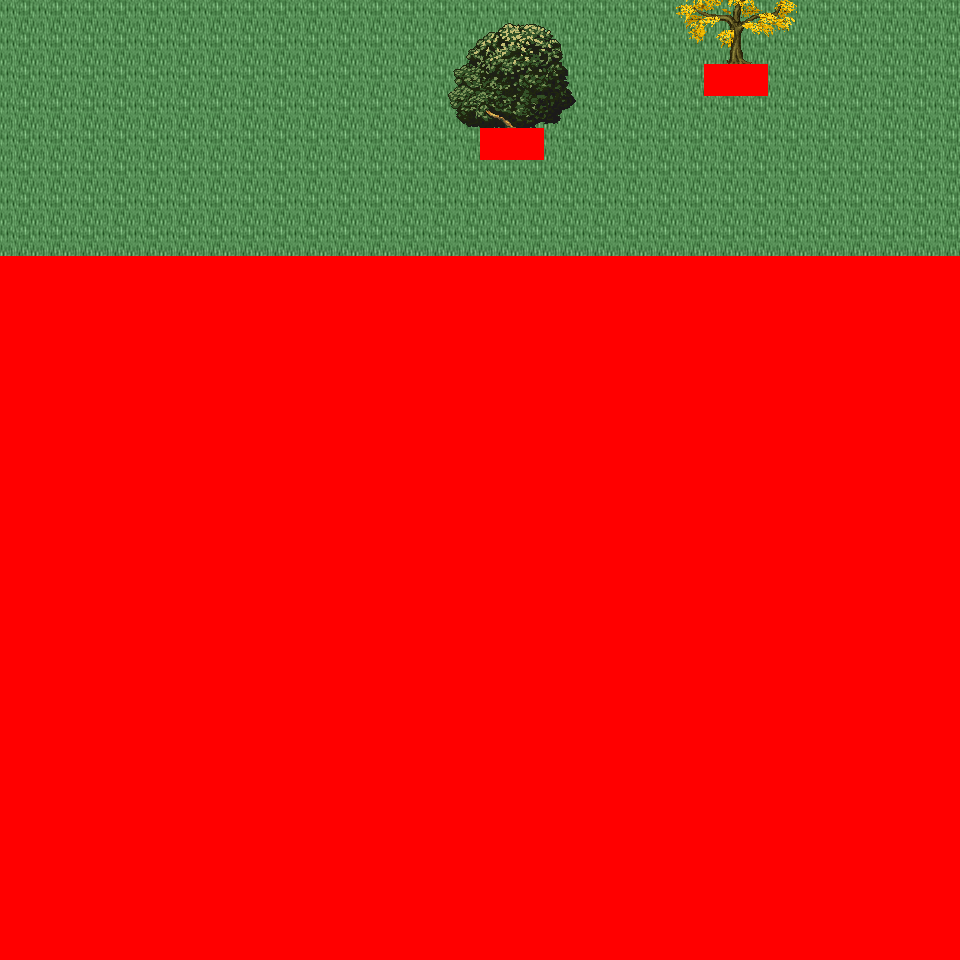

This game map was drawn from its Tiled (.tmx) file and the tilesets committed beside it. A one-line description and the trimmed map source follow:
An orthogonal 30x30 tile map with 32x32 px tiles, 6 tile layers (Ground, Object, Object2, Above, ...), 43 tilesets and 2 objects (2x mapchange).

<map version="1.0" orientation="orthogonal" renderorder="right-down" width="30" height="30" tilewidth="32" tileheight="32" nextobjectid="3">
  <tileset firstgid="1" name="tileset_logic_collision" tilewidth="32" tileheight="32" tilecount="1" columns="1">
    <image source="../drawable/tileset_logic_collision.png" width="32" height="32" />
  </tileset>
  <tileset firstgid="2" name="tileset_ground_ground" tilewidth="32" tileheight="32" tilecount="33" columns="3">
    <image source="../drawable/tileset_ground_ground.png" width="96" height="352" />
  </tileset>
  <tileset firstgid="35" name="tileset_building_castle" tilewidth="32" tileheight="32" tilecount="320" columns="20">
    <image source="../drawable/tileset_building_castle.png" width="640" height="512" />
  </tileset>
  <tileset firstgid="355" name="tileset_item_weapon_cannon" tilewidth="32" tileheight="32" tilecount="12" columns="3">
    <image source="../drawable/tileset_item_weapon_cannon.png" width="96" height="128" />
  </tileset>
  <tileset firstgid="367" name="tileset_item_pot_barrels_1" tilewidth="32" tileheight="32" tilecount="8" columns="4">
    <image source="../drawable/tileset_item_pot_barrels_1.png" width="128" height="64" />
  </tileset>
  <tileset firstgid="375" name="tileset_building_door_door" tilewidth="32" tileheight="32" tilecount="6" columns="3">
    <image source="../drawable/tileset_building_door_door.png" width="96" height="64" />
  </tileset>
  <tileset firstgid="381" name="tileset_building_door_closed" tilewidth="32" tileheight="32" tilecount="1" columns="1">
    <image source="../drawable/tileset_building_door_closed.png" width="32" height="32" />
  </tileset>
  <tileset firstgid="382" name="tileset_building_window_window_centered" tilewidth="32" tileheight="32" tilecount="1" columns="1">
    <image source="../drawable/tileset_building_window_window_centered.png" width="32" height="32" />
  </tileset>
  <tileset firstgid="383" name="tileset_building_decoration_chimney_big" tilewidth="32" tileheight="32" tilecount="2" columns="1">
    <image source="../drawable/tileset_building_decoration_chimney_big.png" width="32" height="64" />
  </tileset>
  <tileset firstgid="385" name="tileset_ground_grass_corners" tilewidth="32" tileheight="32" tilecount="24" columns="6">
    <image source="../drawable/tileset_ground_grass_corners.png" width="192" height="128" />
  </tileset>
  <tileset firstgid="409" name="tileset_ground_grass_edges" tilewidth="32" tileheight="32" tilecount="36" columns="12">
    <image source="../drawable/tileset_ground_grass_edges.png" width="384" height="96" />
  </tileset>
  <tileset firstgid="445" name="tileset_item_statue_lion_statues" tilewidth="32" tileheight="32" tilecount="8" columns="2">
    <image source="../drawable/tileset_item_statue_lion_statues.png" width="64" height="128" />
  </tileset>
  <tileset firstgid="453" name="tileset_item_statue_girl_with_bird" tilewidth="32" tileheight="32" tilecount="12" columns="4">
    <image source="../drawable/tileset_item_statue_girl_with_bird.png" width="128" height="96" />
  </tileset>
  <tileset firstgid="465" name="tileset_furniture_light_lamp_blue" tilewidth="32" tileheight="32" tilecount="3" columns="1">
    <image source="../drawable/tileset_furniture_light_lamp_blue.png" width="32" height="96" />
  </tileset>
  <tileset firstgid="468" name="tileset_plant_flower_daisy_blue" tilewidth="32" tileheight="32" tilecount="8" columns="2">
    <image source="../drawable/tileset_plant_flower_daisy_blue.png" width="64" height="128" />
  </tileset>
  <tileset firstgid="476" name="tileset_plant_flower_daisy_red" tilewidth="32" tileheight="32" tilecount="8" columns="2">
    <image source="../drawable/tileset_plant_flower_daisy_red.png" width="64" height="128" />
  </tileset>
  <tileset firstgid="484" name="tileset_plant_flower_daisy_white" tilewidth="32" tileheight="32" tilecount="8" columns="2">
    <image source="../drawable/tileset_plant_flower_daisy_white.png" width="64" height="128" />
  </tileset>
  <tileset firstgid="492" name="tileset_plant_flower_daisy_yellow" tilewidth="32" tileheight="32" tilecount="8" columns="2">
    <image source="../drawable/tileset_plant_flower_daisy_yellow.png" width="64" height="128" />
  </tileset>
  <tileset firstgid="500" name="tileset_plant_tree_fall_trees" tilewidth="32" tileheight="32" tilecount="40" columns="8">
    <image source="../drawable/tileset_plant_tree_fall_trees.png" width="256" height="160" />
  </tileset>
  <tileset firstgid="540" name="tileset_plant_tree_oak_tree" tilewidth="32" tileheight="32" tilecount="20" columns="4">
    <image source="../drawable/tileset_plant_tree_oak_tree.png" width="128" height="160" />
  </tileset>
  <tileset firstgid="560" name="tileset_plant_tree_chestnut_tree" tilewidth="32" tileheight="32" tilecount="20" columns="4">
    <image source="../drawable/tileset_plant_tree_chestnut_tree.png" width="128" height="160" />
  </tileset>
  <tileset firstgid="580" name="tileset_plant_tree_locust_tree" tilewidth="32" tileheight="32" tilecount="20" columns="4">
    <image source="../drawable/tileset_plant_tree_locust_tree.png" width="128" height="160" />
  </tileset>
  <tileset firstgid="600" name="tileset_plant_bush_hosta" tilewidth="32" tileheight="32" tilecount="9" columns="3">
    <image source="../drawable/tileset_plant_bush_hosta.png" width="96" height="96" />
  </tileset>
  <tileset firstgid="609" name="tileset_plant_flower_flowers_mixed" tilewidth="32" tileheight="32" tilecount="16" columns="4">
    <image source="../drawable/tileset_plant_flower_flowers_mixed.png" width="128" height="128" />
  </tileset>
  <tileset firstgid="625" name="tileset_plant_flower_red_blue_clusters" tilewidth="32" tileheight="32" tilecount="4" columns="1">
    <image source="../drawable/tileset_plant_flower_red_blue_clusters.png" width="32" height="128" />
  </tileset>
  <tileset firstgid="629" name="tileset_furniture_chair_bench_iron" tilewidth="32" tileheight="32" tilecount="4" columns="2">
    <image source="../drawable/tileset_furniture_chair_bench_iron.png" width="64" height="64" />
  </tileset>
  <tileset firstgid="633" name="tileset_plant_stump_stump_pale_purple" tilewidth="32" tileheight="32" tilecount="4" columns="2">
    <image source="../drawable/tileset_plant_stump_stump_pale_purple.png" width="64" height="64" />
  </tileset>
  <tileset firstgid="637" name="tileset_plant_stump_small_stump" tilewidth="32" tileheight="32" tilecount="4" columns="2">
    <image source="../drawable/tileset_plant_stump_small_stump.png" width="64" height="64" />
  </tileset>
  <tileset firstgid="641" name="tileset_building_decoration_banner" tilewidth="32" tileheight="32" tilecount="12" columns="1">
    <image source="../drawable/tileset_building_decoration_banner.png" width="32" height="384" />
  </tileset>
  <tileset firstgid="653" name="tileset_building_decoration_chimney" tilewidth="32" tileheight="32" tilecount="2" columns="1">
    <image source="../drawable/tileset_building_decoration_chimney.png" width="32" height="64" />
  </tileset>
  <tileset firstgid="655" name="tileset_plant_flower_vines_flowered" tilewidth="32" tileheight="32" tilecount="9" columns="3">
    <image source="../drawable/tileset_plant_flower_vines_flowered.png" width="96" height="96" />
  </tileset>
  <tileset firstgid="664" name="tileset_building_decoration_library_banner" tilewidth="32" tileheight="32" tilecount="6" columns="3">
    <image source="../drawable/tileset_building_decoration_library_banner.png" width="96" height="64" />
  </tileset>
  <tileset firstgid="670" name="tileset_building_cottage" tilewidth="32" tileheight="32" tilecount="256" columns="16">
    <image source="../drawable/tileset_building_cottage.png" width="512" height="512" />
  </tileset>
  <tileset firstgid="926" name="tileset_building_roof_thatched_roof" tilewidth="32" tileheight="32" tilecount="256" columns="16">
    <image source="../drawable/tileset_building_roof_thatched_roof.png" width="512" height="512" />
  </tileset>
  <tileset firstgid="1182" name="tileset_building_window_windows" tilewidth="32" tileheight="32" tilecount="256" columns="16">
    <image source="../drawable/tileset_building_window_windows.png" width="512" height="512" />
  </tileset>
  <tileset firstgid="1438" name="tileset_building_door_doors" tilewidth="32" tileheight="32" tilecount="256" columns="16">
    <image source="../drawable/tileset_building_door_doors.png" width="512" height="512" />
  </tileset>
  <tileset firstgid="1694" name="tileset_building_decoration_chimney_brown_stacks" tilewidth="32" tileheight="32" tilecount="2" columns="1">
    <image source="../drawable/tileset_building_decoration_chimney_brown_stacks.png" width="32" height="64" />
  </tileset>
  <tileset firstgid="1696" name="tileset_ground_ground_3" tilewidth="32" tileheight="32" tilecount="5" columns="5">
    <image source="../drawable/tileset_ground_ground_3.png" width="160" height="32" />
  </tileset>
  <tileset firstgid="1701" name="tileset_plant_bush_bush_pinks" tilewidth="32" tileheight="32" tilecount="4" columns="2">
    <image source="../drawable/tileset_plant_bush_bush_pinks.png" width="64" height="64" />
  </tileset>
  <tileset firstgid="1705" name="tileset_plant_bushes_and_trees" tilewidth="32" tileheight="32" tilecount="144" columns="16">
    <image source="../drawable/tileset_plant_bushes_and_trees.png" width="512" height="289" />
  </tileset>
  <tileset firstgid="1849" name="tileset_plant_bush_berried" tilewidth="32" tileheight="32" tilecount="60" columns="5">
    <image source="../drawable/tileset_plant_bush_berried.png" width="160" height="384" />
  </tileset>
  <tileset firstgid="1909" name="tileset_plant_bush_leafy" tilewidth="32" tileheight="32" tilecount="48" columns="8">
    <image source="../drawable/tileset_plant_bush_leafy.png" width="256" height="192" />
  </tileset>
  <tileset firstgid="1957" name="tileset_plant_bush_flowering" tilewidth="32" tileheight="32" tilecount="72" columns="8">
    <image source="../drawable/tileset_plant_bush_flowering.png" width="256" height="288" />
  </tileset>
  <layer name="Ground" width="30" height="30">
    <data>[900 cells, 240 non-empty, 1 distinct tile ids]</data>
  </layer>
  <layer name="Object" width="30" height="30">
    <data>[900 cells, 4 non-empty, 4 distinct tile ids]</data>
  </layer>
  <layer name="Object2" width="30" height="30">
    <data>[900 cells, 0 non-empty, 0 distinct tile ids]</data>
  </layer>
  <layer name="Above" width="30" height="30">
    <data>[900 cells, 23 non-empty, 23 distinct tile ids]</data>
  </layer>
  <layer name="Above2" width="30" height="30">
    <data>[900 cells, 0 non-empty, 0 distinct tile ids]</data>
  </layer>
  <layer name="Walkable" width="30" height="30">
    <data>[900 cells, 664 non-empty, 1 distinct tile ids]</data>
  </layer>
  <objectgroup name="MapEvents">
    <object id="1" name="north" type="mapchange" x="0" y="0" width="960" height="32">
      <properties>
        <property name="map" value="0_deniran_forest_n2_w_x0_y3" />
        <property name="place" value="south" />
      </properties>
    </object>
    <object id="2" name="east" type="mapchange" x="928" y="0" width="32" height="256">
      <properties>
        <property name="map" value="0_ados_mountain_n2_w2_x0_y4" />
        <property name="place" value="west" />
      </properties>
    </object>
  </objectgroup>
</map>
